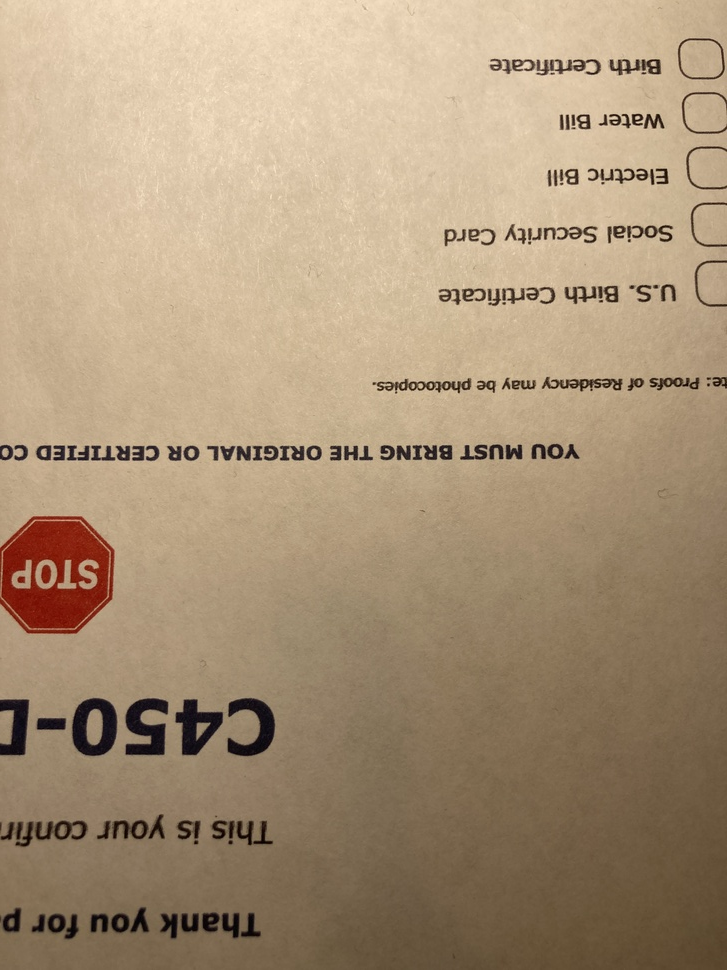
#> input picture bright.JPG, 727 x 970 px, shrunk from 3024 x 4032 before the run
$ python veinExtract3.py   (older library calls are emulated)
#> lines starting #> are read from the running program, lines starting #| are printed output that depends on the picture
import cv2
import os
from matplotlib import pyplot as plt
import numpy

fig, ax_list = plt.subplots(1, 4)

im1 = cv2.imread('bright.JPG', 0)
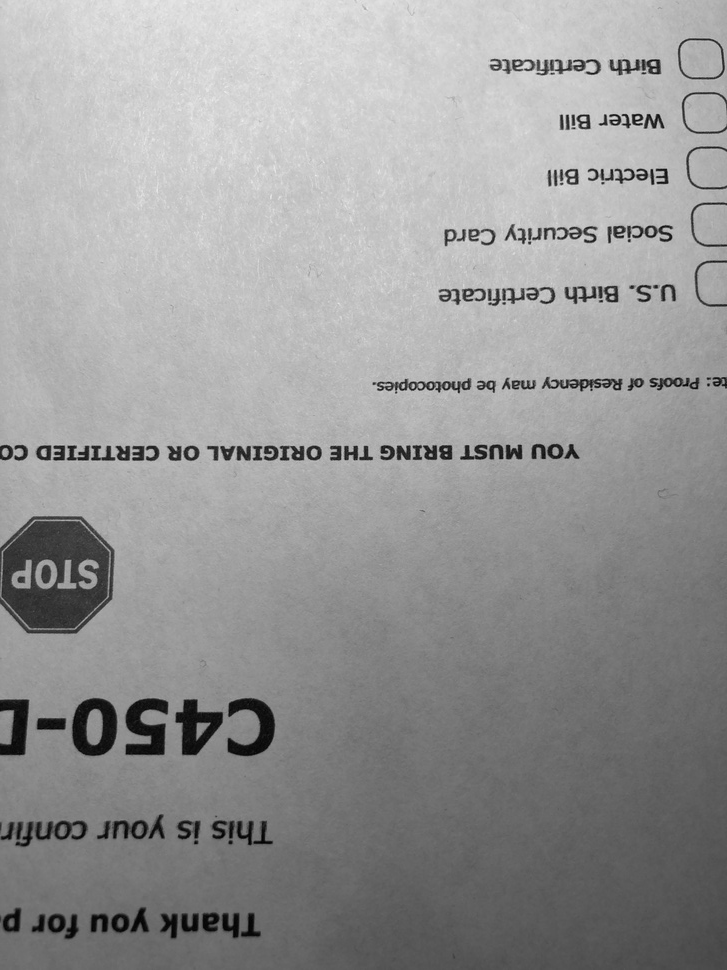
#> im1: shape (970, 727); min 0, max 241, mean 151.6
im2 = cv2.imread('dark.JPG', 0)
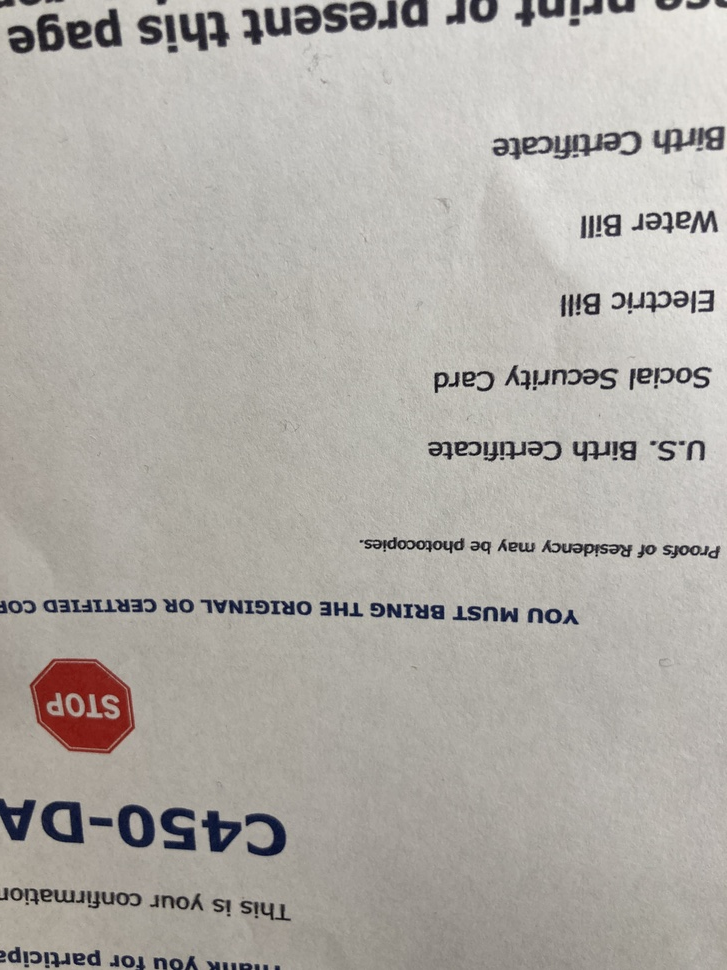
#> input picture dark.JPG, 727 x 970 px, shrunk from 3024 x 4032 before the run
#> im2: shape (970, 727); min 3, max 239, mean 172.5
norm1 = cv2.normalize(im1, dst=None, alpha=0, beta=255, norm_type=cv2.NORM_MINMAX, dtype=cv2.CV_8U)
norm2 = cv2.normalize(im2, dst=None, alpha=0, beta=255, norm_type=cv2.NORM_MINMAX, dtype=cv2.CV_8U)
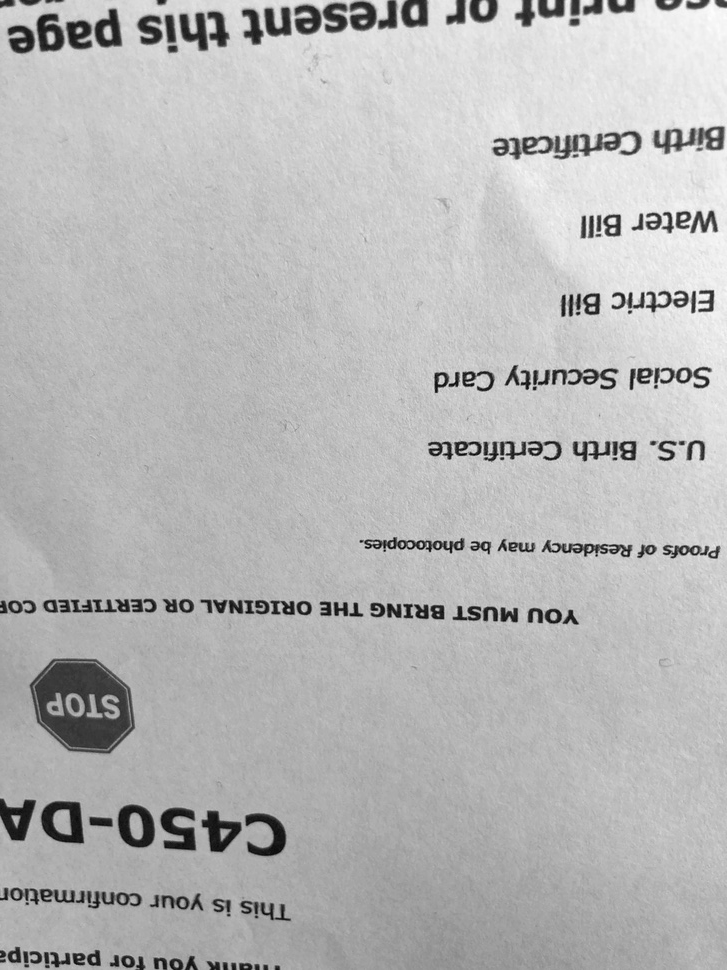
#> norm2: shape (970, 727); min 0, max 255, mean 183.2

ax_list[0].imshow(im1, cmap='gray')
ax_list[0].set_title('Original')
ax_list[0].set_xticks([]), ax_list[0].set_yticks([])

ax_list[1].imshow(im2, cmap='gray')
ax_list[1].set_title('Original')
ax_list[1].set_xticks([]), ax_list[1].set_yticks([])

ax_list[2].imshow(norm1, cmap='gray')
ax_list[2].set_title('Original')
ax_list[2].set_xticks([]), ax_list[2].set_yticks([])

ax_list[3].imshow(norm2, cmap='gray')
ax_list[3].set_title('Original')
ax_list[3].set_xticks([]), ax_list[3].set_yticks([])

plt.draw()
plt.show()
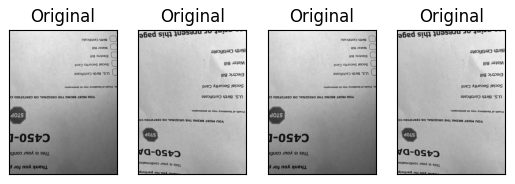
#> figure drawn by matplotlib, 4 panels
